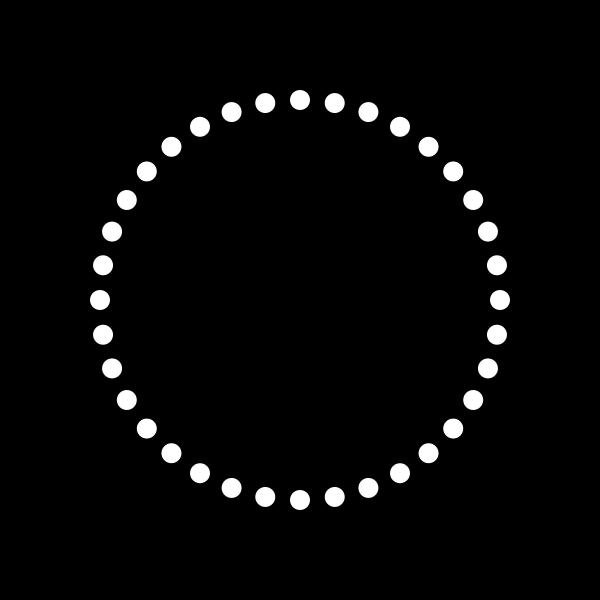
Frame 1 (no input)
Frame 60 (the mouse pressed at the canvas centre just before this capture): identical to frame 1, image omitted
Frame 120 (the mouse held since frame 60 and released just before this capture): identical to frame 1, image omitted

The Processing sketch that drew this single still picture (run headless with seeded random() and noise(); from frame 60 on, the mouse is pressed at the canvas centre):

// Processing sketch: sin_cos_drawing_in_circle_2
// ── sin_cos_drawing_in_circle_2.pde
int rad = 200;
int ballSize = 20;

void setup() {
  size(600, 600);
  smooth();
}

void draw() {
  background(0);
  translate(width/2, height/2);

  for ( int inc=0; inc < 360; inc +=10) {
    //we use the increment to add to the angle
    //every frame it will be incremented by 10
    float angle = radians(inc); //converting radians to degrees
    float x = cos(angle) * rad;
    float y = sin (angle) * rad;
    noStroke();
    ellipse (x, y, ballSize, ballSize);
  }
}
